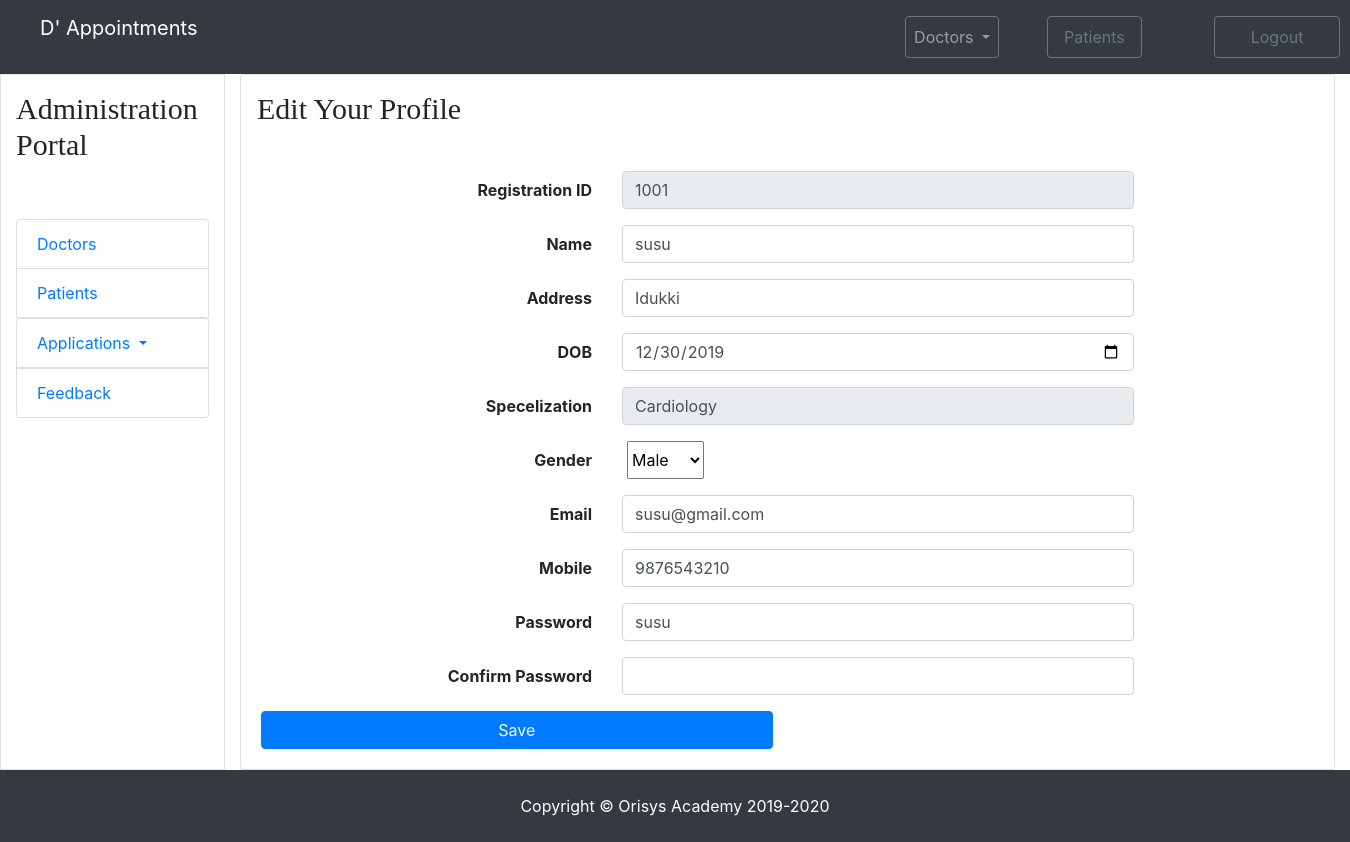
/appointment/admin_doctor_profile_edit.php?id=1, run on the app's committed database.
### tables this page shows
CREATE TABLE `doctors` (
  `did` int(11) NOT NULL,
  `d_regid` varchar(50) NOT NULL,
  `dname` varchar(50) NOT NULL,
  `daddress` varchar(500) NOT NULL,
  `dgender` varchar(10) NOT NULL,
  `dspecs` varchar(50) NOT NULL,
  `ddob` date NOT NULL,
  `demail` varchar(50) NOT NULL,
  `dmobile` bigint(20) NOT NULL,
  `dpassword` varchar(50) NOT NULL,
  `dstatus` varchar(10) NOT NULL DEFAULT 'pending'
);

### appointment/admin_doctor_profile_edit.php (the view, shortened to what this page needs)
<?php
include('header.php');
include('php_connection.php');
$var = $_GET['id'];
$sql = "select * from doctors where did='".$var."'";
$result = mysqli_query($conn,$sql);
if($row = mysqli_fetch_assoc($result))
{
?>
<section>
	<div class="cotainer">
        <div class="row justify-content-center">
            <div class="col-md-12">
                    <div class="card">
                        <h3 class="p-3 fontcol">Edit Your Profile</h3>
                        <div class="card-body">
                            <form name="my-form" onsubmit="return validform()" action="php_doctor_profile_update.php" method="post">
                                <div class="form-group row">
                                    <label class="col-md-4 col-form-label text-md-right font-weight-bolder">Registration ID</label>
                                    <div class="col-md-6 ">
                                    <input type="text" id="full_name" class="form-control box-bg " name="rid" value="<?php echo $row['d_regid']; ?>" readonly >
                                    </div>
                                </div>
                                <div class="form-group row">
                                    <label class="col-md-4 col-form-label text-md-right font-weight-bolder">Name</label>
                                    <div class="col-md-6">
                                        <input type="text" id="email_address" class="form-control box-bg" name="name" value="<?php echo $row['dname']; ?>"  required>
                                    </div>
                                </div>
								<div class="form-group row">
                                    <label class="col-md-4 col-form-label text-md-right font-weight-bolder">Address</label>
                                    <div class="col-md-6">
                                        <input type="text"  class="form-control box-bg" name="address" value="<?php echo $row['daddress']; ?>"  required>
                                    </div>
                                </div>
                                <div class="form-group row">
                                    <label class="col-md-4 col-form-label text-md-right font-weight-bolder">DOB</label>
                                    <div class="col-md-6">
                                        <input type="date"  class="form-control box-bg" name="dob" value="<?php echo $row['ddob']; ?>"  required>
                                    </div>
                                </div>
								 <div class="form-group row">
                                    <label class="col-md-4 col-form-label text-md-right font-weight-bolder">Specelization</label>
                                    <div class="col-md-6">
                                        <input type="text"  name="specs" class="form-control box-bg" value="<?php echo $row['dspecs']; ?>" readonly   >
                                    </div>
                                </div>
								<div class="form-group row">
                                    <label class="col-md-4 col-form-label text-md-right font-weight-bolder">Gender</label>
                                    <div class="col-md-6 d-flex form-check">
									<select name="gender">
										<option selected value="<?php echo $row['dgender']; ?>"><?php echo $row['dgender']; ?></option>
									</select>
                                    </div>
                                </div>
								 <div class="form-group row">
                                    <label class="col-md-4 col-form-label text-md-right font-weight-bolder">Email</label>
                                    <div class="col-md-6">
                                        <input type="email"  name="email" class="form-control box-bg" value="<?php echo $row['demail']; ?>">
                                    </div>
                                </div>
                                <div class="form-group row">
                                    <label class="col-md-4 col-form-label text-md-right font-weight-bolder">Mobile</label>
                                    <div class="col-md-6">
                                        <input type="text"  class="form-control box-bg" name="mobile" value="<?php echo $row['dmobile']; ?>" >
                                    </div>
                                </div>
								<div class="form-group row">
                                    <label class="col-md-4 col-form-label text-md-right font-weight-bolder">Password</label>
                                    <div class="col-md-6">
                                        <input type="text" class="form-control box-bg" value="<?php echo $row['dpassword']; ?>" name="password">
                                    </div>
                                </div>
								<div class="form-group row">
                                    <label class="col-md-4 col-form-label text-md-right font-weight-bolder">Confirm Password</label>
                                    <div class="col-md-6">
                                        <input type="text" class="form-control box-bg" >
                                    </div>
                                </div>
								<div class="row">
                                    <div class="col-md-6 text-right">
                                        <button type="submit" class="btn btn-primary" name="submit" onclick="say()">
                                        <a class="text-light text-decoration-none">Save</a>
                                        </button>
                                    </div>
                                </div>
								</div>
                        </div>
                    </div>
            </div>
        </div>
    </div>
    <?php
						}
						?>
				</div>
			</section>
    <?php include('footer.php'); ?>

### appointment/css/style.css (style rules this page uses)
.form-style input,button { width: 100%; }
.fontcol { font-family:fantasy; font-size: 30px; }
.box-bg { outline:none; }

### data on the page
doctors: rid "1001", name "susu", address "Idukki", dob "12/30/2019", specs "Cardiology", gender "Male", email "susu@gmail.com", mobile "9876543210", password "susu"
